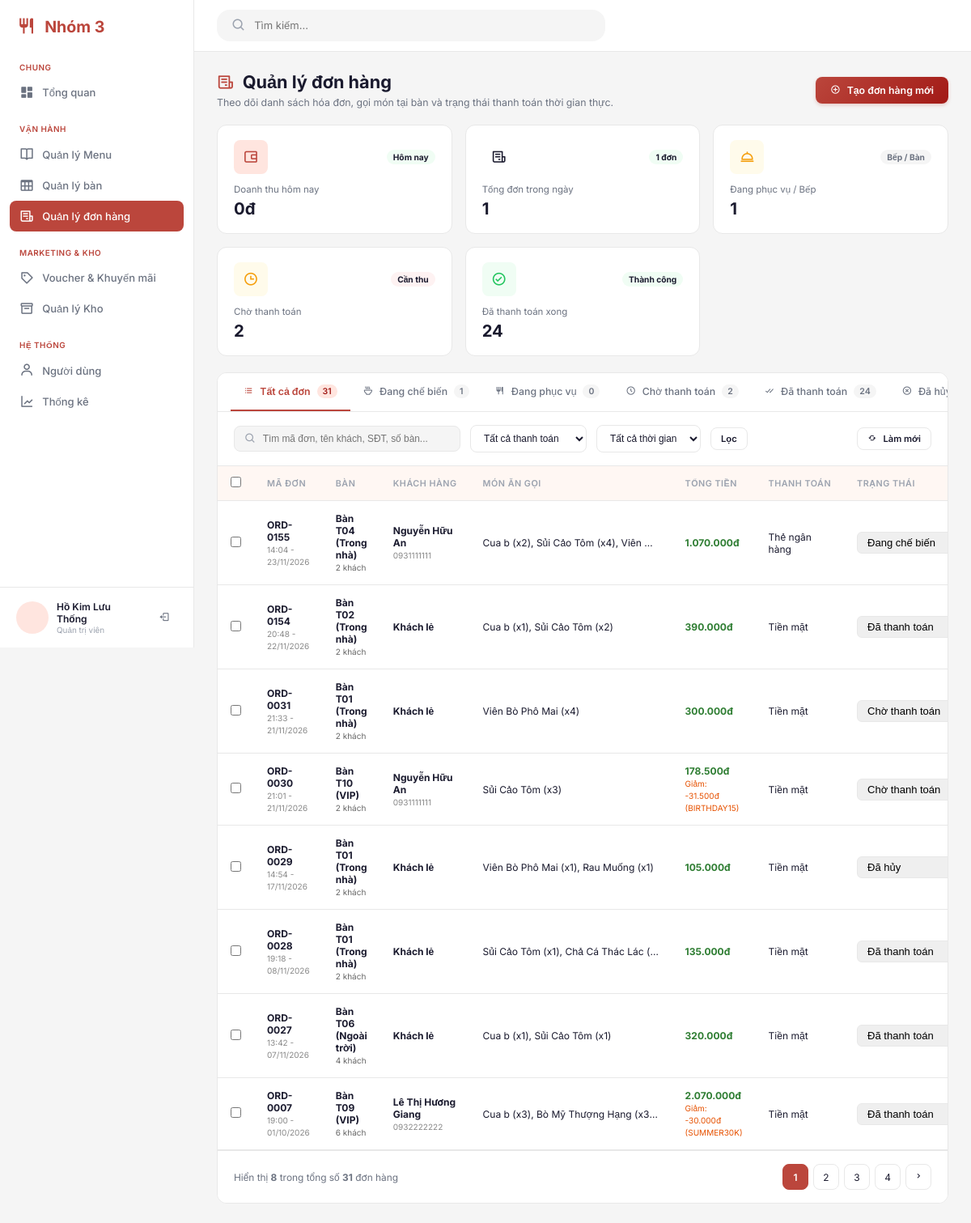
Page /admin/index.php?page=orders (signed in) on the committed database.
### tables this page shows
CREATE TABLE `orders` (
  `orderId` int(11) NOT NULL,
  `customerId` int(11) DEFAULT NULL,
  `adminId` int(11) DEFAULT NULL,
  `tableId` int(11) DEFAULT NULL,
  `voucherId` int(11) DEFAULT NULL,
  `guestCount` int(11) DEFAULT NULL,
  `subtotal` decimal(12,0) NOT NULL DEFAULT 0,
  `discountAmount` decimal(12,0) NOT NULL DEFAULT 0,
  `totalAmount` decimal(12,0) NOT NULL DEFAULT 0,
  `paymentMethod` varchar(20) DEFAULT NULL,
  `status` varchar(20) NOT NULL DEFAULT 'OPEN',
  `orderDate` datetime NOT NULL DEFAULT current_timestamp(),
  `paidAt` datetime DEFAULT NULL,
  `createdAt` datetime NOT NULL DEFAULT current_timestamp()
);

CREATE TABLE `customer` (
  `customerId` int(11) NOT NULL,
  `customerName` varchar(100) NOT NULL,
  `customerPhone` varchar(20) NOT NULL,
  `customerEmail` varchar(150) DEFAULT NULL,
  `passwordHash` varchar(255) DEFAULT NULL,
  `birthDate` date DEFAULT NULL,
  `gender` enum('MALE','FEMALE','OTHER') DEFAULT 'MALE',
  `address` varchar(255) DEFAULT NULL,
  `visitCount` int(11) DEFAULT 0,
  `isDeleted` tinyint(1) NOT NULL DEFAULT 0,
  `createdAt` datetime NOT NULL DEFAULT current_timestamp()
);

CREATE TABLE `voucher` (
  `voucherId` int(11) NOT NULL,
  `promotionId` int(11) DEFAULT NULL,
  `voucherCode` varchar(50) NOT NULL,
  `discountType` varchar(10) NOT NULL DEFAULT 'PERCENT',
  `discountValue` decimal(12,2) NOT NULL,
  `minOrderValue` decimal(12,0) NOT NULL DEFAULT 0,
  `expiryDate` date DEFAULT NULL,
  `usageLimit` int(11) NOT NULL DEFAULT 1,
  `usedCount` int(11) NOT NULL DEFAULT 0,
  `isActive` tinyint(1) NOT NULL DEFAULT 1,
  `isDeleted` tinyint(1) NOT NULL DEFAULT 0,
  `createdAt` datetime NOT NULL DEFAULT current_timestamp()
);

### admin/page/orders/index.php (the view, shortened to what the rows shown need)
<?php
require_once __DIR__ . '/action.php';
include_once __DIR__ . '/../../../layouts/admin_header.php';
?>
<div class="page-title">
    <div>
        <h1 class="page-title__heading">
            <i class="bx bx-receipt"></i> Quản lý đơn hàng
        </h1>
    </div>
</div>
<div class="orders-card">
    <div class="orders-tabs">
        <a href="index.php?page=orders&amp;status=cooking" class="orders-tab <?= $statusFilter === 'cooking' ? 'active' : '' ?>">
            <i class="bx bx-bowl-hot"></i> Đang chế biến
            <span class="orders-tab__count"><?= $tabCounts['cooking'] ?></span>
        </a>
        <a href="index.php?page=orders&amp;status=serving" class="orders-tab <?= $statusFilter === 'serving' ? 'active' : '' ?>">
            <i class="bx bx-restaurant"></i> Đang phục vụ
            <span class="orders-tab__count"><?= $tabCounts['serving'] ?></span>
        </a>
        <a href="index.php?page=orders&amp;status=paid" class="orders-tab <?= $statusFilter === 'paid' ? 'active' : '' ?>">
            <i class="bx bx-check-double"></i> Đã thanh toán
            <span class="orders-tab__count"><?= $tabCounts['paid'] ?></span>
        </a>
    </div>
    <div class="table-responsive">
        <table class="orders-table">
            <thead>
                <tr>
                    <th class="col-check">
                        <input type="checkbox" id="checkAllOrders" />
                    </th>
                    <th>MÃ ĐƠN</th>
                    <th>BÀN</th>
                    <th>KHÁCH HÀNG</th>
                    <th>MÓN ĂN GỌI</th>
                    <th>TỔNG TIỀN</th>
                    <th>THANH TOÁN</th>
                    <th>TRẠNG THÁI</th>
                </tr>
            </thead>
            <tbody id="ordersTableBody">
                <?php if (empty($ordersList)): ?>
                    <tr>
                        <td colspan="9" style="text-align: center; padding: 40px; color: #888;">
                            <i class="bx bx-receipt" style="font-size: 36px; display: block; margin-bottom: 8px;"></i>
                            Không tìm thấy đơn hàng nào!
                        </td>
                    </tr>
                <?php else: ?>
                    <?php foreach ($ordersList as $o): ?>
                        <?php
                        $dishesSummary = [];
                        foreach ($o['dishes'] as $d) {
                            $dishesSummary[] = $d['name'] . ' (x' . $d['qty'] . ')';
                        }
                        $dishesText = !empty($dishesSummary) ? implode(', ', $dishesSummary) : 'Chưa có món';
                        ?>
                        <tr>
                            <td class="col-check">
                                <input type="checkbox" name="selected_order[]" value="<?= htmlspecialchars($o['id']) ?>" />
                            </td>
                            <td>
                                <strong><?= htmlspecialchars($o['id']) ?></strong><br>
                                <small style="color:#888;"><?= htmlspecialchars($o['time']) ?></small>
                            </td>
                            <td>
                                <strong><?= htmlspecialchars($o['table']) ?></strong><br>
                                <small style="color:#666;"><?= (int)$o['guests'] ?> khách</small>
                            </td>
                            <td>
                                <strong><?= htmlspecialchars($o['customer']) ?></strong>
                                <?php if (!empty($o['phone'])): ?><br><small style="color:#888;"><?= htmlspecialchars($o['phone']) ?></small><?php endif; ?>
                            </td>
                            <td style="max-width: 250px; white-space: nowrap; overflow: hidden; text-overflow: ellipsis;" title="<?= htmlspecialchars($dishesText) ?>">
                                <?= htmlspecialchars($dishesText) ?>
                            </td>
                            <td>
                                <strong style="color: #2E7D32;"><?= number_format($o['total'], 0, ',', '.') ?>đ</strong>
                                <?php if ($o['discount'] > 0): ?>
                                    <br><small style="color: #E65100;">Giảm: -<?= number_format($o['discount'], 0, ',', '.') ?>đ<?= !empty($o['voucherCode']) ? ' (' . htmlspecialchars($o['voucherCode']) . ')' : '' ?></small>
                                <?php endif; ?>
                            </td>
                            <td><?= htmlspecialchars($o['paymentName']) ?></td>
                            <td>
                                <form method="POST" action="<?= htmlspecialchars($currentListUrl) ?>" style="margin: 0;">
                                    <select name="status" onchange="this.form.submit()" class="status-select" style="padding: 4px 8px; border-radius: 6px; font-weight: 500; font-size: 13px; border: 1px solid var(--border);">
                                        <option value="cooking" <?= $o['status'] === 'cooking' ? 'selected' : '' ?>>Đang chế biến</option>
                                        <option value="pending_pay" <?= $o['status'] === 'pending_pay' ? 'selected' : '' ?>>Chờ thanh toán</option>
                                        <option value="paid" <?= $o['status'] === 'paid' ? 'selected' : '' ?>>Đã thanh toán</option>
                                    </select>
                                </form>
                            </td>
                        </tr>
                    <?php endforeach; ?>
                <?php endif; ?>
            </tbody>
        </table>
    </div>
</div>
</main>
</div>
</body>
</html>

### rows in the picture
orders: customerId "1", discountAmount "0", orderId "24"
orders: id "ORD-0155", time "14:04 - 23/11/2026", table "Bàn T04 (Trong nhà)", guestCount "2", customerId.customerName "Nguyễn Hữu An", customerId.customerPhone "0931111111", dishesText "Cua b (x2), Sủi Cảo Tôm (x4), Viên…", total "1.070.000", paymentName "Thẻ ngân hàng"
orders: id "ORD-0154", time "20:48 - 22/11/2026", table "Bàn T02 (Trong nhà)", guestCount "2", customer "Khách lẻ", dishesText "Cua b (x1), Sủi Cảo Tôm (x2)", total "390.000", paymentName "Tiền mặt"
orders: id "ORD-0031", time "21:33 - 21/11/2026", table "Bàn T01 (Trong nhà)", guestCount "2", customer "Khách lẻ", dishesText "Viên Bò Phô Mai (x4)", total "300.000", paymentName "Tiền mặt"
orders: id "ORD-0030", time "21:01 - 21/11/2026", table "Bàn T10 (VIP)", guestCount "2", customerId.customerName "Nguyễn Hữu An", customerId.customerPhone "0931111111", dishesText "Sủi Cảo Tôm (x3)", totalAmount "178.500", discountAmount "31.500", voucherId.voucherCode "BIRTHDAY15", paymentName "Tiền mặt"
orders: id "ORD-0028", time "19:18 - 08/11/2026", table "Bàn T01 (Trong nhà)", guestCount "2", customer "Khách lẻ", dishesText "Sủi Cảo Tôm (x1), Chả Cá Thác Lác (…", totalAmount "135.000", paymentName "Tiền mặt"
orders: id "ORD-0027", time "13:42 - 07/11/2026", table "Bàn T06 (Ngoài trời)", guestCount "4", customer "Khách lẻ", dishesText "Cua b (x1), Sủi Cảo Tôm (x1)", totalAmount "320.000", paymentName "Tiền mặt"
orders: id "ORD-0007", time "19:00 - 01/10/2026", table "Bàn T09 (VIP)", guestCount "6", customerId.customerName "Lê Thị Hương Giang", customerId.customerPhone "0932222222", dishesText "Cua b (x3), Bò Mỹ Thượng Hạng (x3…", totalAmount "2.070.000", discountAmount "30.000", voucherId.voucherCode "SUMMER30K", paymentName "Tiền mặt"

### other values in the picture
$_SESSION['admin_name'] "Hồ Kim Lưu Thống"
$statTodayRevenue "0"
$statTotalOrders "1"
$statServingOrders "1"
$statPendingPay "2"
$statCompleted "24"
$tabCounts['all'] "31"
$tabCounts['pending_pay'] "2"
$o['id'] "ORD-0029"
$o['time'] "14:54 - 17/11/2026"
$o['table'] "Bàn T01 (Trong nhà)"
$o['guests'] "2"
$o['customer'] "Khách lẻ"
$dishesText "Viên Bò Phô Mai (x1), Rau Muống (x1)"
$o['total'] "105.000"
